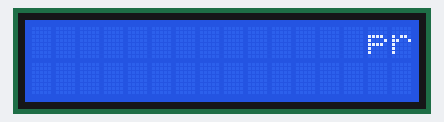
Simulated run of this sketch. Board: Arduino Uno, built with avr-gcc and run on an emulated ATmega328P. Parts: 16×2 character LCD.

Above: at 0.17 s.
At 0.83 s:
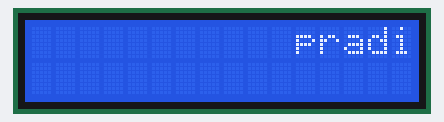
At 1.72 s:
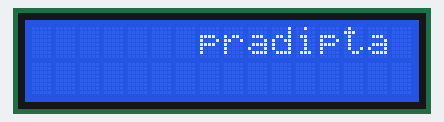
At 2.6 s:
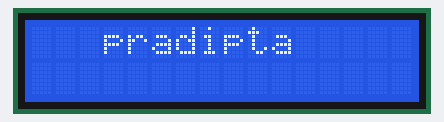
At 3.4 s:
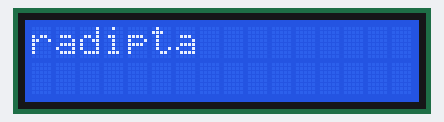
At 9.48 s:
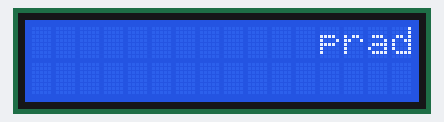

The sketch:

sketch_may31a_lcd.ino
```cpp
#include<LiquidCrystal.h>
LiquidCrystal l1(8,9,10,11,12,13);
void setup() {
  l1.begin(16,2);
  l1.setCursor(2,0);


}
int i;
char name[20]="pradipta ",name1[20],t;
void loop() {
  for(i=30;i>=0;i--)
  {
    l1.setCursor(i-16,0);
    l1.print( name);
    delay(220);
  }
   /* if(==
  }
  while()
  {
    l1.clear();
  }*/
delay(2000);
l1.clear();
}
```

Measured:
- by itself, everything shown: repeats every 8.9 s, in 17 steps
- what the display in image 4 shows lasts 5.5 s, from 3.4 s to 8.9 s
